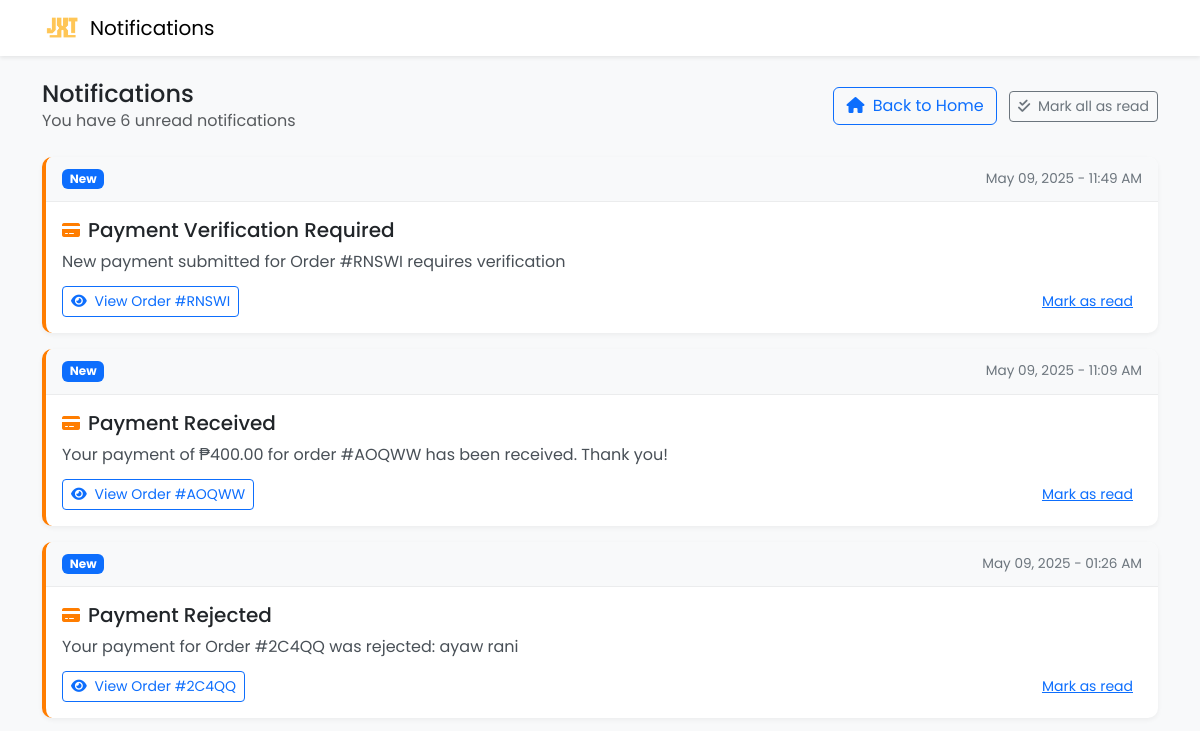
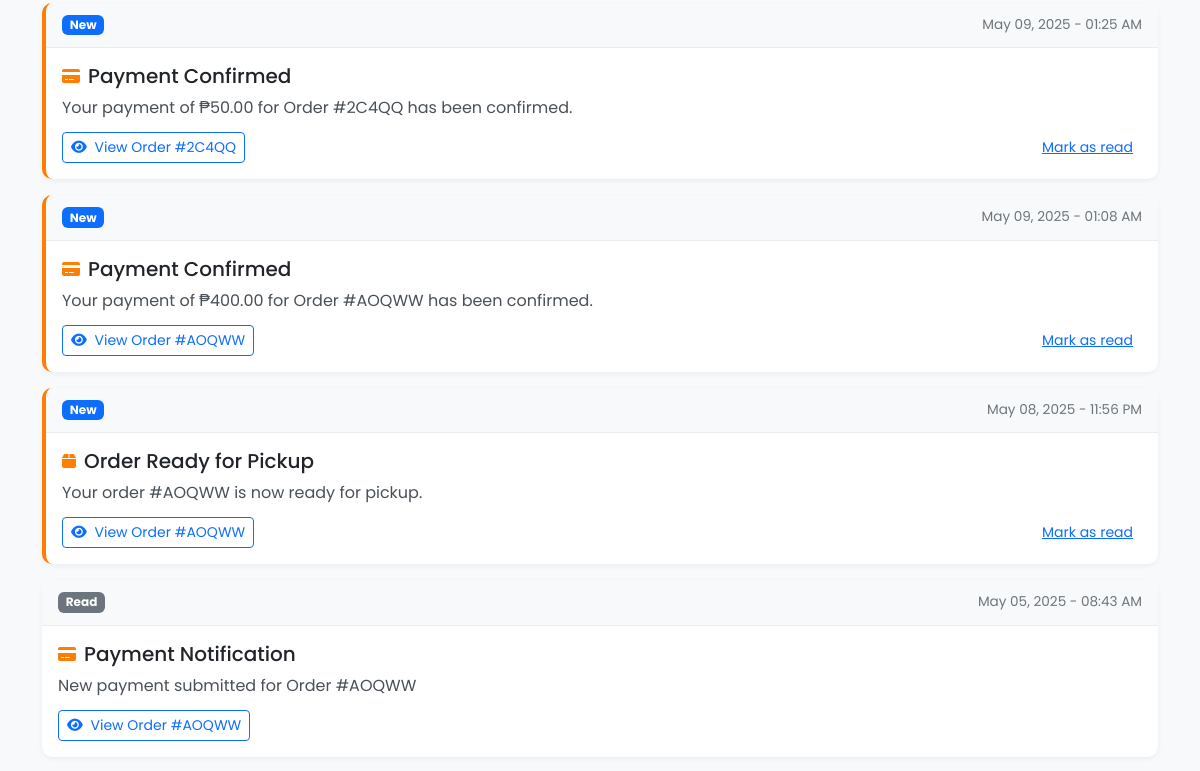
Page /customer/notification.php (signed in, upper part) on the earlier database version (2 pictures, top to bottom).
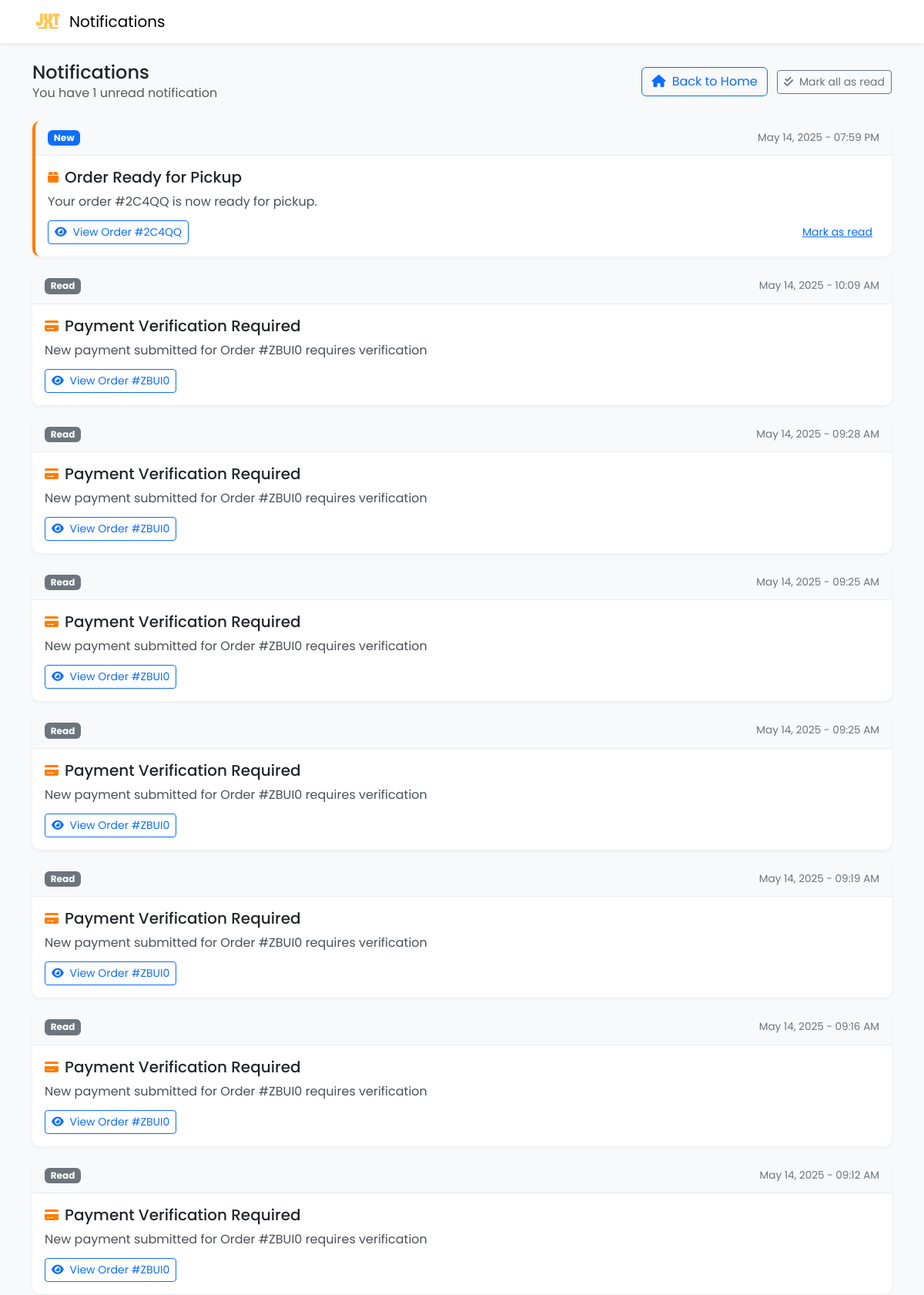
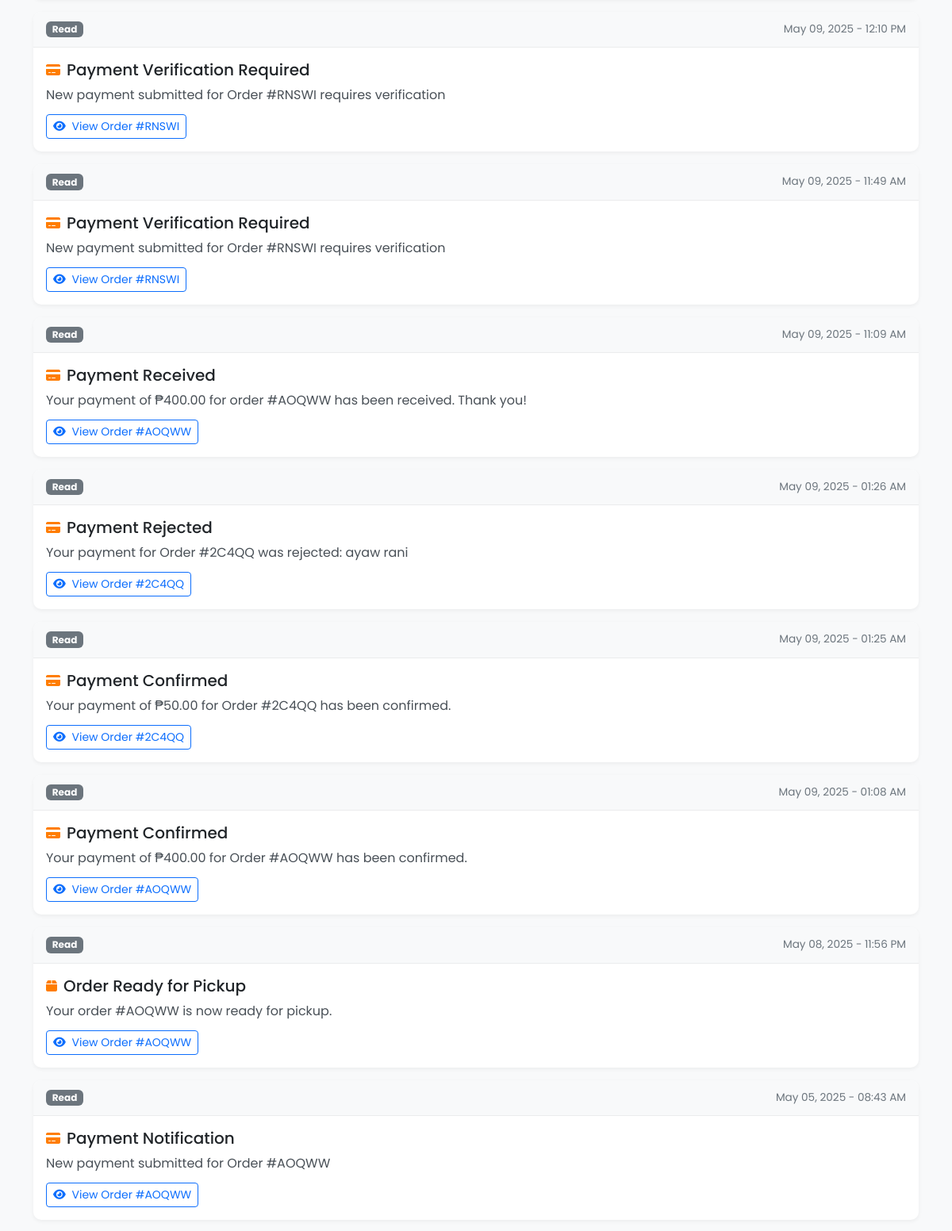
Same page on the later database version (2 pictures, top to bottom).
### tables this page shows
CREATE TABLE `notifications` (
  `notification_id` int(11) NOT NULL,
  `title` varchar(255) DEFAULT NULL,
  `customer_id` int(11) NOT NULL,
  `order_id` varchar(10) NOT NULL,
  `message` text NOT NULL,
  `is_read` tinyint(1) DEFAULT 0,
  `created_at` timestamp NOT NULL DEFAULT current_timestamp()
);

CREATE TABLE `orders` (
  `order_id` varchar(10) NOT NULL,
  `customer_id` int(11) NOT NULL,
  `order_type` enum('tailoring','sublimation') NOT NULL,
  `total_amount` decimal(10,2) NOT NULL,
  `downpayment_amount` decimal(10,2) NOT NULL,
  `payment_method` enum('cash','gcash') NOT NULL,
  `payment_status` enum('pending','downpayment_paid','fully_paid') DEFAULT 'pending',
  `order_status` enum('pending_approval','declined','approved','forward_to_sublimator','in_process','printing_done','ready_for_pickup','completed') DEFAULT 'pending_approval',
  `staff_id` int(11) DEFAULT NULL,
  `manager_id` int(11) DEFAULT NULL,
  `notes` text DEFAULT NULL,
  `created_at` timestamp NOT NULL DEFAULT current_timestamp(),
  `updated_at` timestamp NOT NULL DEFAULT current_timestamp() ON UPDATE current_timestamp(),
  `screenshot_path` varchar(255) DEFAULT NULL,
  `status_history` text DEFAULT NULL
);

### customer/notification.php (the view, shortened to what the changed rows need)
<?php
include '../db.php';
$customer_id = $_SESSION['customer_id'];
$sql = "SELECT n.*, o.order_id
        FROM notifications n
        LEFT JOIN orders o ON n.order_id = o.order_id
        WHERE n.customer_id = ?
        ORDER BY n.created_at DESC";
$stmt = $conn->prepare($sql);
$stmt->bind_param("i", $customer_id);
$stmt->execute();
$result = $stmt->get_result();
$unread_sql = "SELECT COUNT(*) as unread_count FROM notifications WHERE customer_id = ? AND is_read = 0";
$unread_stmt = $conn->prepare($unread_sql);
$unread_stmt->bind_param("i", $customer_id);
$unread_stmt->execute();
$unread_result = $unread_stmt->get_result();
$unread_count = $unread_result->fetch_assoc()['unread_count'];
?>
<!DOCTYPE html>
<html lang="en">
<head>
    <link href="https://cdn.jsdelivr.net/npm/bootstrap@5.3.0/dist/css/bootstrap.min.css" rel="stylesheet">
    <link rel="stylesheet" href="https://cdnjs.cloudflare.com/ajax/libs/font-awesome/6.4.0/css/all.min.css">
</head>
<body>
    <div class="container" style="margin-top: 80px; margin-bottom: 20px;">
        <div class="d-flex justify-content-between align-items-center mb-4">
            <div>
                <h1 class="h4 mb-0">Notifications</h1>
                <?php if ($unread_count > 0): ?>
                <p class="text-muted mb-0">You have <?php echo $unread_count; ?> unread notification<?php echo $unread_count != 1 ? 's' : ''; ?></p>
                <?php endif; ?>
            </div>
        </div>
        <?php if ($result->num_rows > 0): ?>
            <?php while ($notification = $result->fetch_assoc()): ?>
                <div class="card notification-card <?php echo $notification['is_read'] ? '' : 'notification-unread'; ?>">
                    <div class="notification-header">
                        <span class="badge <?php echo $notification['is_read'] ? 'bg-secondary' : 'bg-primary'; ?>">
                            <?php echo $notification['is_read'] ? 'Read' : 'New'; ?>
                        </span>
                        <span class="notification-time">
                            <?php echo date('M d, Y - h:i A', strtotime($notification['created_at'])); ?>
                        </span>
                    </div>
                    <div class="notification-body">
                        <div class="notification-title">
                            <?php
                            $icon = 'fa-bell';
                            $title = strtolower($notification['title']);
                            if (strpos($title, 'order') !== false) {
                                if (strpos($title, 'declined') !== false) {
                                    $icon = 'fa-times-circle';
                                } elseif (strpos($title, 'approved') !== false) {
                                    $icon = 'fa-check-circle';
                                } elseif (strpos($title, 'ready') !== false) {
                                    $icon = 'fa-box';
                                } elseif (strpos($title, 'completed') !== false) {
                                    $icon = 'fa-clipboard-check';
                                } else {
                                    $icon = 'fa-clipboard-list';
                                }
                            } elseif (strpos($title, 'payment') !== false) {
                                $icon = 'fa-credit-card';
                            } elseif (strpos($title, 'delivery') !== false || strpos($title, 'pickup') !== false) {
                                $icon = 'fa-truck';
                            } elseif (strpos($title, 'measurement') !== false) {
                                $icon = 'fa-ruler';
                            } elseif (strpos($title, 'reminder') !== false) {
                                $icon = 'fa-calendar-check';
                            }
                            ?>
                            <i class="fas <?php echo $icon; ?>"></i>
                            <h5 class="mb-0"><?php echo htmlspecialchars($notification['title']); ?></h5>
                        </div>
                        <p class="notification-message"><?php echo htmlspecialchars($notification['message']); ?></p>
                        <div class="notification-footer">
                            <?php if ($notification['order_id']): ?>
                            <a href="view_order.php?order_id=<?php echo $notification['order_id']; ?>"
                               class="btn btn-sm btn-outline-primary btn-order"
                               onclick="event.preventDefault(); window.location.href='view_order.php?order_id=<?php echo $notification['order_id']; ?>';">
                                <i class="fas fa-eye me-1"></i> View Order #<?php echo $notification['order_id']; ?>
                            </a>
                            <?php else: ?>
                            <div></div>
                            <?php endif; ?>
                            <?php if (!$notification['is_read']): ?>
                            <a href="notification.php?mark_read=<?php echo $notification['notification_id']; ?>" class="btn btn-sm btn-link">
                                Mark as read
                            </a>
                            <?php endif; ?>
                        </div>
                    </div>
                </div>
            <?php endwhile; ?>
        <?php endif; ?>
    </div>
</body>
</html>

Differences in the rows shown:
added notifications: is_read "New", created_at "May 14, 2025 - 07:59 PM", title "Order Ready for Pickup", message "Your order #2C4QQ is now ready for pickup.", order.order_id "2C4QQ"
added notifications: is_read "Read", created_at "May 14, 2025 - 10:09 AM", title "Payment Verification Required", message "New payment submitted for Order #ZBUI0 requires verification", order.order_id "ZBUI0"
added notifications: is_read "Read", created_at "May 14, 2025 - 09:28 AM", title "Payment Verification Required", message "New payment submitted for Order #ZBUI0 requires verification", order.order_id "ZBUI0"
added notifications: is_read "Read", created_at "May 14, 2025 - 09:25 AM", title "Payment Verification Required", message "New payment submitted for Order #ZBUI0 requires verification", order.order_id "ZBUI0"
added notifications: is_read "Read", created_at "May 14, 2025 - 09:25 AM", title "Payment Verification Required", message "New payment submitted for Order #ZBUI0 requires verification", order.order_id "ZBUI0"
added notifications: is_read "Read", created_at "May 14, 2025 - 09:19 AM", title "Payment Verification Required", message "New payment submitted for Order #ZBUI0 requires verification", order.order_id "ZBUI0"
added notifications: is_read "Read", created_at "May 14, 2025 - 09:16 AM", title "Payment Verification Required", message "New payment submitted for Order #ZBUI0 requires verification", order.order_id "ZBUI0"
added notifications: is_read "Read", created_at "May 14, 2025 - 09:12 AM", title "Payment Verification Required", message "New payment submitted for Order #ZBUI0 requires verification", order.order_id "ZBUI0"
added notifications: is_read "Read", created_at "May 09, 2025 - 12:10 PM", title "Payment Verification Required", message "New payment submitted for Order #RNSWI requires verification", order.order_id "RNSWI"
changed notifications "May 09, 2025 - 11:49 AM": is_read "New Mark as read" → "Read"
changed notifications "Payment Received": is_read "New Mark as read" → "Read"
changed notifications "Payment Rejected": is_read "New Mark as read" → "Read"
changed notifications "Your payment of ₱50.00 for Order #2C4QQ has been confirmed.": is_read "New Mark as read" → "Read"
changed notifications "Your payment of ₱400.00 for Order #AOQWW has been confirmed.": is_read "New Mark as read" → "Read"
changed notifications "Your order #AOQWW is now ready for pickup.": is_read "New Mark as read" → "Read"
Other differences:
$unread_count: "6" → "1"
text no longer shown: "s"
